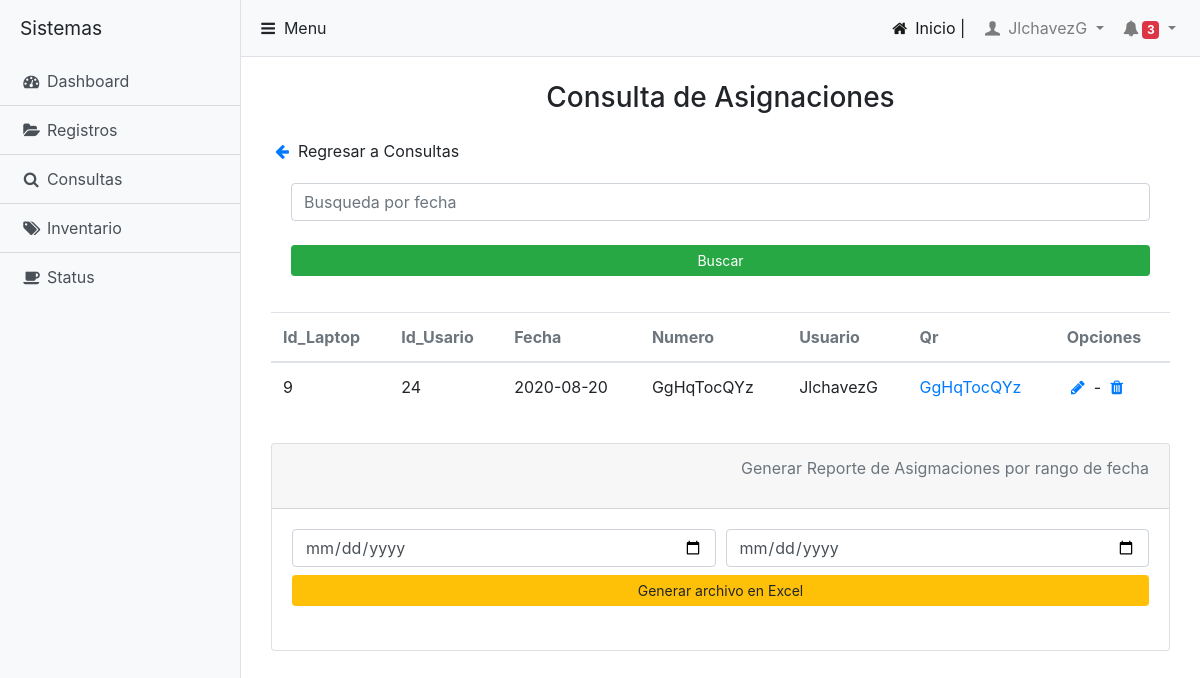
Page /CAsignacion.php (signed in) on the committed database.
### tables this page shows
CREATE TABLE `Asignaciones` (
  `Id_asignacion` int(11) NOT NULL,
  `Id_Laptop` int(11) NOT NULL,
  `Id_Usuario` int(11) NOT NULL,
  `Fecha` date NOT NULL,
  `Numero` varchar(255) NOT NULL,
  `User_Reg` varchar(255) NOT NULL,
  `Id_Estado` int(11) NOT NULL
);

### CAsignacion.php (the view, shortened to what this page needs)
<?php
include 'includes/conecta.php';
$usuario = $_SESSION['Usuario'];
$consulta = "SELECT * FROM Usuarios WHERE Usuario = '".$usuario."'";
$respuesta = $conecta->query($consulta);
$fila = $respuesta->fetch_array();
if ($fila > 0) {
  $user = $fila;
}
$where = "";
$buscar = "SELECT * FROM Asignaciones $where";
$busca = $conecta->query($buscar);
?>
<!DOCTYPE html>
<html lang="en" dir="ltr">
  <head>
    <link rel="stylesheet" href="css/bootstrap.css">
    <link rel="stylesheet" href="css/fontello.css">
    <link rel="stylesheet" href="css/simple-sidebar.css">
    <link rel="stylesheet" href="css/pace.css">
  </head>
  <body>
    <div class="d-flex" id="wrapper">
      <?php
              $sidebar = $user['Id_Nivel']; if ($sidebar == 1) { include 'includes/sidebarS.php'; } elseif ($sidebar == 2){ include 'includes/sidebarA.php'; } else { include 'includes/sidebarU.php';}
         ?>
      <div id="page-content-wrapper">
           <?php include 'includes/barra.php'; ?>
             <div class="container-fluid">
                 <h3 class="mt-4 text text-center">Consulta de Asignaciones</h3>
                       <div class="container py-3">
                          <a href="ConsultasS.php"><span class="icon-left-big"></span></a> Regresar a Consultas
                           <div class="card-body">
                              <form class="" action="<?php echo $_SERVER['PHP_SELF']; ?>" method="post">
                                <input type="text" name="Serie" class="form-control" placeholder="Busqueda por fecha">
                                <br><button type="submit" name="submit" class="btn btn-success btn-sm btn-block" id="dubmit">Buscar</button>
                              </form>
                           </div>
                            <div class="table-responsive py-3 table-hover" id="TablaUsuario">
                              <?php if ($busca > 0){  ?>
                               <table class="table">
                                  <thead class="text-muted">
                                     <th>Id_Laptop</th>
                                     <th>Id_Usario</th>
                                     <th>Fecha</th>
                                     <th>Numero</th>
                                     <th>Usuario</th>
                                     <th>Qr</th>
                                     <th>Opciones</th>
                                  </thead>
                                  <tbody>
                                    <?php while($row = $busca->fetch_assoc()){ ?>
                                     <tr>
                                       <td><?php echo $row['Id_Laptop']; ?></td>
                                       <td><?php echo $row['Id_Usuario']; ?></td>
                                       <td><?php echo $row['Fecha']; ?></td>
                                       <td><?php echo $row['Numero']; ?></td>
                                       <td><?php echo $row['User_Reg']; ?></td>
                                       <td><a href="qr/<?php echo $row['Numero'].'.png'; ?>" target="_blank"><?php echo $row['Numero'];?></td>
                                       <td><a href="Modificar_Asigna.php?Id_asignacion=<?php echo $row['Id_asignacion'] ?>"><span class="icon-pencil"></span></a> - <a href="./includes/Eliminar_Asigna.php?Id_asignacion=<?php echo $row['Id_asignacion'] ?>" onclick = "confirm(¿Estas Seguro de querer Eliminar el registro?);"><span class="icon-trash"></span></a></td>
                                     </tr>
                                   <?php } ?>
                                  </tbody>
                               </table>
                               <?php } ?>
                            </div>
                            <div class="card">
                               <div class="card-header">
                                 <p class="text-muted text-right">Generar Reporte de Asigmaciones por rango de fecha</p>
                               </div>
                               <div class="card-body">
                                 <form class="form-group" action="includes/reporte_Asignaciones.php" method="post">
                                   <div class="form-row">
                                       <div class="col-lg-6 col-md-6 col-sm-6">
                                         <input type="date" name="fecha1" class="form-control" required>
                                       </div>
                                       <div class="col-lg-6 col-md-6 col-sm-6">
                                         <input type="date" name="fecha2" class="form-control" required>
                                       </div>
                                       <div class="col-lg-12 col-md-12 col-sm-12 py-2">
                                         <input type="submit" name="generar" value="Generar archivo en Excel" class="btn btn-warning btn-sm btn-block">
                                       </div>
                                   </div>
                                 </form>
                               </div>
                               </div>
                            </div>
                       </div>
                  </div>
              </div>
   </body>
</html>

### css/simple-sidebar.css (style rules this page uses)
#wrapper { overflow-x: hidden; }
#page-content-wrapper { min-width: 100vw; }
@media (min-width: 768px) { #page-content-wrapper { min-width: 0; width: 100%; } }

### rows in the picture
asignaciones: Id_Laptop "9", Id_Usuario "24", Fecha "2020-08-20", Numero "GgHqTocQYz", User_Reg "JlchavezG"

### other values in the picture
$usuario "JlchavezG"
$count "3"
